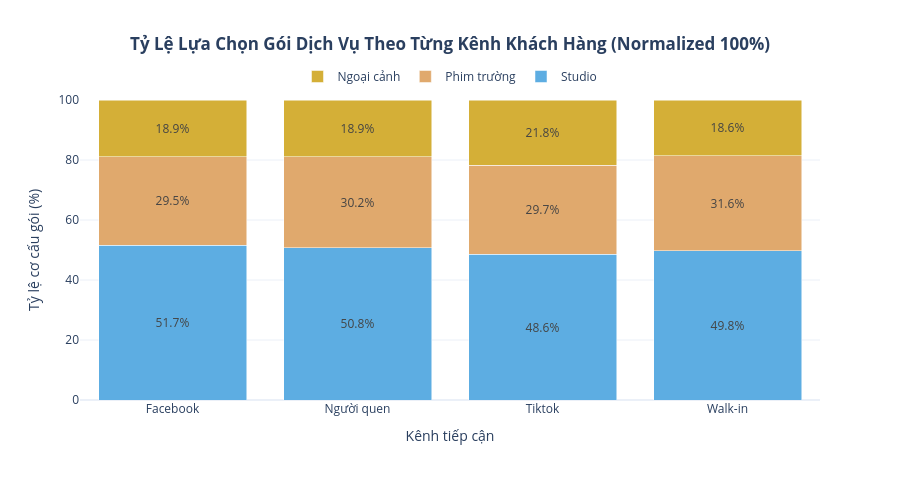

Here is the notebook cell this chart was saved with:
### Code cell
# Biểu đồ 3.2: Cơ Cấu Gói Dịch Vụ Theo Từng Kênh Tiếp Cận (100% Normalized Bar)
channel_pkg = pd.crosstab(df["Nguon_Khach"], df["Goi_Dich_Vu"], normalize="index") * 100
channel_pkg = channel_pkg[pkg_order]  # Đảm bảo thứ tự gói

fig3_2 = go.Figure()

for pkg in pkg_order:
    fig3_2.add_trace(go.Bar(
        x=channel_pkg.index,
        y=channel_pkg[pkg],
        name=pkg,
        marker_color=WEDDING_PALETTE[pkg],
        text=[f"{v:.1f}%" for v in channel_pkg[pkg]],
        textposition="inside",
        insidetextanchor="middle",
        hovertemplate="Kênh: <b>%{x}</b><br>Gói dịch vụ: <b>" + pkg + "</b><br>Tỷ lệ: <b>%{y:.2f}%</b><extra></extra>"
    ))

fig3_2.update_layout(
    barmode="stack",
    title="<b>Tỷ Lệ Lựa Chọn Gói Dịch Vụ Theo Từng Kênh Khách Hàng (Normalized 100%)</b>",
    title_x=0.5,
    xaxis=dict(title="Kênh tiếp cận"),
    yaxis=dict(title="Tỷ lệ cơ cấu gói (%)", range=[0, 100]),
    template=PLOTLY_TEMPLATE,
    height=480,
    legend=dict(orientation="h", yanchor="bottom", y=1.03, xanchor="center", x=0.5)
)
fig3_2.show()

### Figure 1 — Plotly figure (JSON) as saved in the notebook; plotly's stock layout.template omitted (floating-point values rounded to 4 significant figures)
{"data": [{"hovertemplate": "Kênh: <b>%{x}</b><br>Gói dịch vụ: <b>Studio</b><br>Tỷ lệ: <b>%{y:.2f}%</b><extra></extra>", "insidetextanchor": "middle", "marker": {"color": "#5DADE2"}, "name": "Studio", "text": ["51.7%", "50.8%", "48.6%", "49.8%"], "textposition": "inside", "type": "bar", "x": ["Facebook", "Người quen", "Tiktok", "Walk-in"], "y": [51.66, 50.81, 48.56, 49.78]}, {"hovertemplate": "Kênh: <b>%{x}</b><br>Gói dịch vụ: <b>Phim trường</b><br>Tỷ lệ: <b>%{y:.2f}%</b><extra></extra>", "insidetextanchor": "middle", "marker": {"color": "#E0A96D"}, "name": "Phim trường", "text": ["29.5%", "30.2%", "29.7%", "31.6%"], "textposition": "inside", "type": "bar", "x": ["Facebook", "Người quen", "Tiktok", "Walk-in"], "y": [29.45, 30.24, 29.67, 31.61]}, {"hovertemplate": "Kênh: <b>%{x}</b><br>Gói dịch vụ: <b>Ngoại cảnh</b><br>Tỷ lệ: <b>%{y:.2f}%</b><extra></extra>", "insidetextanchor": "middle", "marker": {"color": "#D4AF37"}, "name": "Ngoại cảnh", "text": ["18.9%", "18.9%", "21.8%", "18.6%"], "textposition": "inside", "type": "bar", "x": ["Facebook", "Người quen", "Tiktok", "Walk-in"], "y": [18.88, 18.94, 21.77, 18.61]}], "layout": {"barmode": "stack", "height": 480, "legend": {"orientation": "h", "x": 0.5, "xanchor": "center", "y": 1.03, "yanchor": "bottom"}, "title": {"text": "<b>Tỷ Lệ Lựa Chọn Gói Dịch Vụ Theo Từng Kênh Khách Hàng (Normalized 100%)</b>", "x": 0.5}, "xaxis": {"title": {"text": "Kênh tiếp cận"}}, "yaxis": {"range": [0, 100], "title": {"text": "Tỷ lệ cơ cấu gói (%)"}}}}
